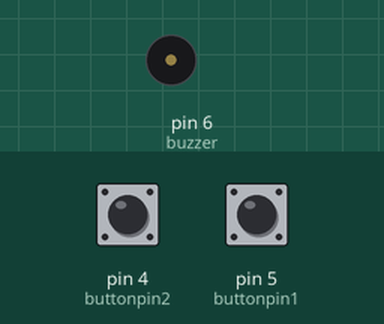
The sketch below on a simulated Arduino Uno, built with avr-gcc and run on an emulated ATmega328P. Parts: buzzer (waves = sounding). Inputs (shaded band) come from the test bench; at power-on: pin 4 (buttonpin2) LOW, pin 5 (buttonpin1) LOW. What the sketch prints to the serial monitor is not drawn.

Above: at 1.2 s.
1.3 s: pin 4 (buttonpin2) pulled HIGH for 1 s
At 1.8 s:
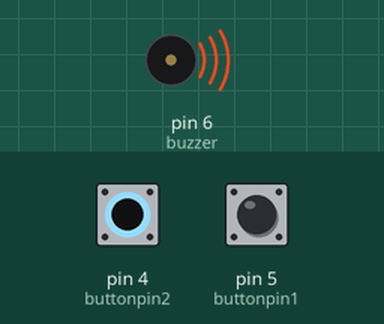
4.3 s: pin 4 (buttonpin2) pulled HIGH for 0.15 s
At 5.5 s:
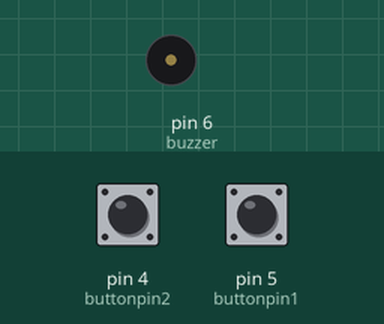
6.0 s: pin 5 (buttonpin1) pulled HIGH for 3.2 s
At 6.6 s:
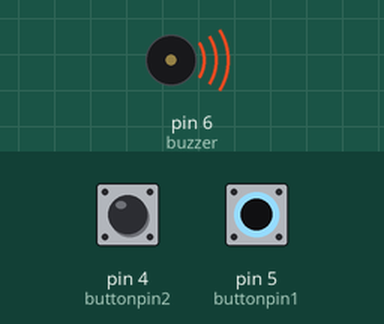
10.7 s: pin 4 (buttonpin2) pulled HIGH for 3.2 s
At 15.1 s:
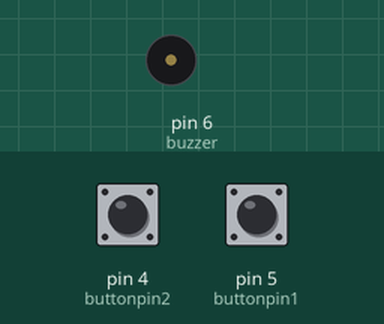
15.4 s: pin 4 (buttonpin2) pulsed HIGH 5 times (0.12 s each, 0.3 s apart)
At 15.5 s:
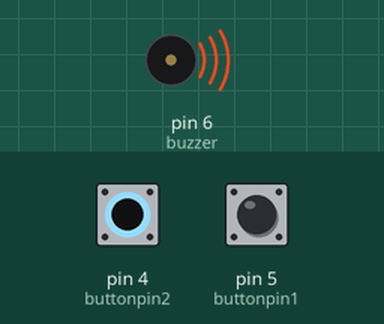
18.4 s: pin 4 (buttonpin2) pulsed HIGH 2 times (0.12 s each, 0.3 s apart)
At 20.0 s:
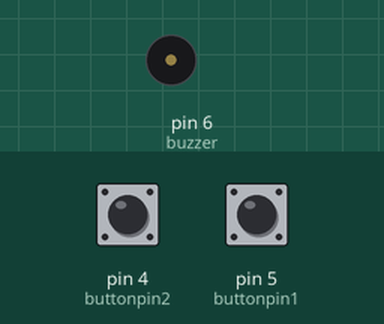
Timing chart, 0 to 21.5 s (numbered marks = the images above; inputs shaded):
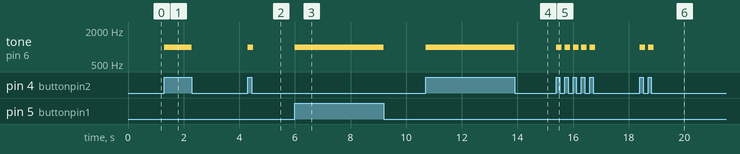

Measured:
- after the input at 1.3 s, tone on pin 6 (buzzer): silent → 1000 Hz at once, → silent 1.0 s later
- after the input at 4.3 s, tone on pin 6 (buzzer): silent → 1000 Hz at once, → silent 0.20 s later
- after the input at 6.0 s, tone on pin 6 (buzzer): silent → 1000 Hz at once, → silent 3.2 s later
- after the input at 10.7 s, tone on pin 6 (buzzer): silent → 1000 Hz at once, → silent 3.2 s later
- after the input at 15.4 s, tone on pin 6 (buzzer): alternates 1000 Hz for 0.20 s and silent for 0.10 s, 10 changes in all, then stays silent, starting at once
- after the input at 18.4 s, tone on pin 6 (buzzer): alternates 1000 Hz for 0.20 s and silent for 0.10 s, 4 changes in all, then stays silent, starting at once

The sketch:

Sketch2.ino
```cpp
uint8_t buf[8] = {0};
int buttonpin1 = 5;
int buttonpin2 = 4;
int buzzer = 6;

int buttonState1 = 0;
int buttonState2 = 0;

void setup() {
  pinMode(buttonpin1, INPUT);
  pinMode(buttonpin2, INPUT);
  pinMode(buzzer, OUTPUT);
  //Keyboard.begin();
  Serial.begin(9600);
}

void keyRelease() {
    buf[0] = 0;
    buf[2] = 0;
}

void loop() {
  buttonState1 = digitalRead(buttonpin1);
  buttonState2 = digitalRead(buttonpin2);

  if (buttonState1 == HIGH && buttonState2 == HIGH) {
    //Keyboard.write('/');
    tone(buzzer, 1000);
    delay(100);
    noTone(buzzer);
    buf[2] = 56;
    Serial.write(buf, 8);
    keyRelease();
  }
  if (buttonState1 == HIGH && buttonState2 == LOW) {
    //Keyboard.write('-');
    tone(buzzer, 1000);
    delay(400);
    noTone(buzzer);
    buf[2] = 45;
    Serial.write(buf, 8);
    keyRelease();
  }
  if (buttonState1 == LOW && buttonState2 == HIGH) {
    //Keyboard.write('.');
    tone(buzzer, 1000);
    delay(100);
    noTone(buzzer);
    buf[2] = 55;
    Serial.write(buf, 8);
    keyRelease();
  }

}
```
